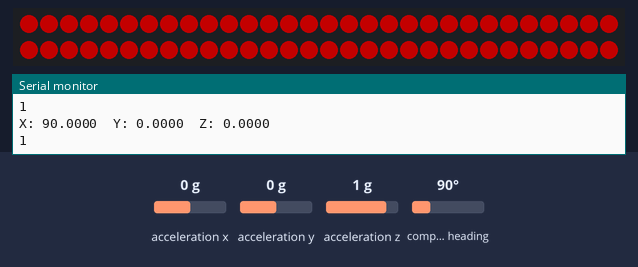
Recording of a sketch running on a simulated ESP8266 (NodeMCU). Parts: 60 RGB LEDs in strip order, left to right, continuing on the next row, the last lines printed to the serial monitor. Inputs (shaded band) come from the test bench; at power-on: acceleration x 0 g, acceleration y 0 g, acceleration z 1 g, compass heading 90°. Dim RGB values are drawn brighter than linear.

Above: at 2.2 s.
2.3 s: acceleration x set to -1.4 g
At 3.6 s:
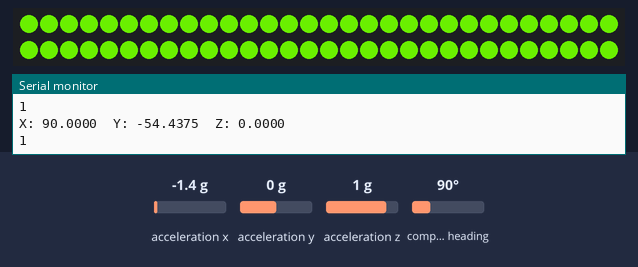
3.9 s: acceleration y set to 0.8 g
At 4.4 s:
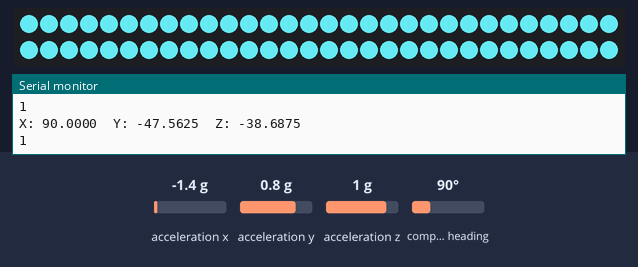
5.5 s: acceleration z set to -0.8 g
At 6.4 s:
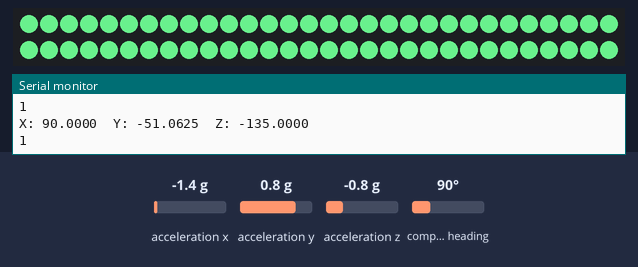
7.1 s: compass heading set to 180°
At 8.3 s:
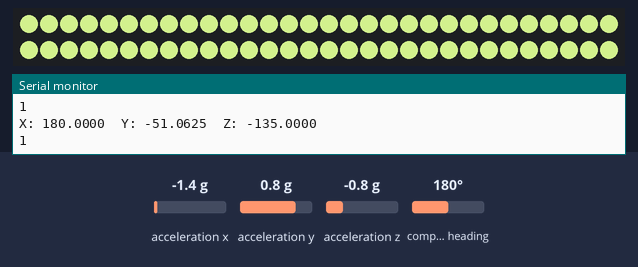
8.7 s: acceleration x set to 0 g
At 9.1 s:
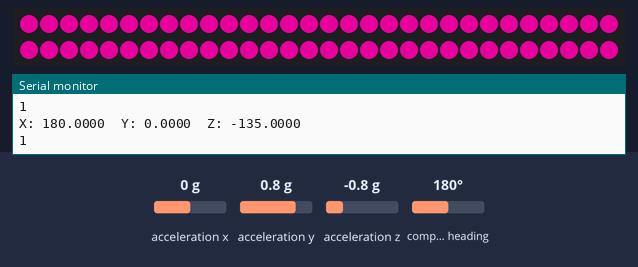
10.3 s: acceleration y set to 1.4 g
Timing chart, 0 to 13.0 s (numbered marks = the images above; inputs shaded):
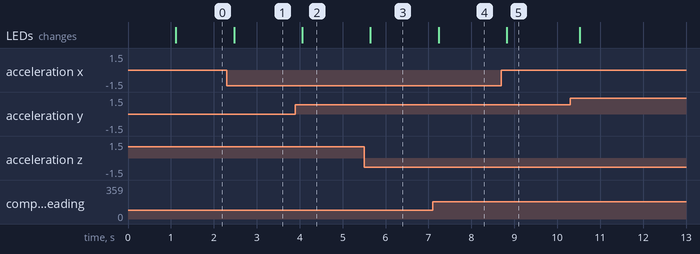

The sketch:

stickWalker.ino
```cpp
#include <Adafruit_NeoPixel.h>
#include <Wire.h>
#include <Adafruit_Sensor.h>
#include <Adafruit_BNO055.h>
#include <utility/imumaths.h>

// Object constructed from class?
Adafruit_BNO055 bno = Adafruit_BNO055(55);

#define LED_PIN D7
#define SOUND_PIN D5
#define NUMPIXELS 60
int i;
int soundSensor;
int statusSensor = 0;
Adafruit_NeoPixel pixels = Adafruit_NeoPixel(NUMPIXELS, LED_PIN, NEO_GRB + NEO_KHZ800);

int delayval = 500; // delay for half a second

void setup(void) {

  Serial.begin(9600);
  Serial.println("Orientation Sensor Test"); Serial.println("");
  pixels.begin(); // This initializes the NeoPixel library.
  pinMode(SOUND_PIN,INPUT);

// if BNO was found
    if(!bno.begin())
  {
    /* There was a problem detecting the BNO055 ... check your connections */
    Serial.print("Ooops, no BNO055 detected ... Check your wiring or I2C ADDR!");
    while(1);
  }
  delay(1000);
  bno.setExtCrystalUse(true);
}

void loop(void) {
  /* Get a new sensor event */
  sensors_event_t event;
  bno.getEvent(&event);

  /* Display the floating point data */
  Serial.print("X: ");
  Serial.print(event.orientation.x, 4);
  Serial.print("\tY: ");
  Serial.print(event.orientation.y, 4);
  Serial.print("\tZ: ");
  Serial.print(event.orientation.z, 4);
  Serial.println("");
  statusSensor = digitalRead (soundSensor);
  Serial.println(statusSensor);

  if (statusSensor == 1) {
  // For a set of NeoPixels the first NeoPixel is 0, second is 1, all the way up to the count of pixels minus one.
    for(i=0;i<NUMPIXELS;i++){
    pixels.setPixelColor(i, pixels.Color(event.orientation.x,event.orientation.y,event.orientation.z)); // Moderately bright green color.
    pixels.show(); // This sends the updated pixel color to the hardware.
    }
  } else {
    pixels.setPixelColor(i, pixels.Color(0,0,0)); // Moderately bright green color.
    pixels.show(); // This sends the updated pixel color to the hardware.
  }
}
```

Measured:
- after the input at 2.3 s, the LEDs: change after 0.17 s (image 1)
- after the input at 3.9 s, the LEDs: change after 0.16 s (image 2)
- after the input at 5.5 s, the LEDs: change after 0.15 s (image 3)
- after the input at 7.1 s, the LEDs: change after 0.14 s (image 4)
- after the input at 8.7 s, the LEDs: change after 0.12 s (image 5)
